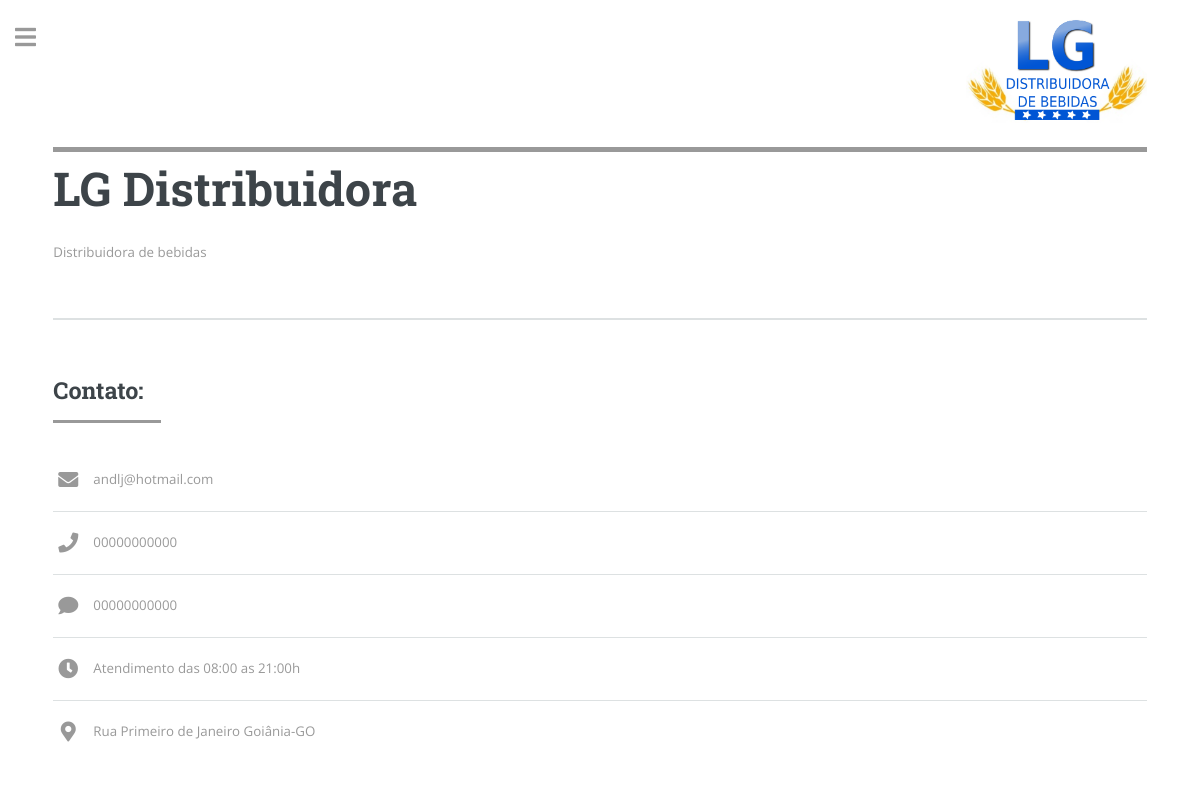
/lgdistribuidora/, run on the app's committed database.
### lg_distribuidora/models.py (models this page shows, shortened)
class dado(models.Model):
    nome_fantasia = models.CharField(max_length=300)
    logomarca = models.ImageField(upload_to='logomarca', null=True, blank=True)
    endereço = models.CharField(max_length=300)
    cidade = models.CharField(max_length=50)
    estado = models.CharField(max_length=50)
    cnpj = models.CharField(max_length=11)
    horario_de_atendimento = models.CharField(max_length=20)
    nome_do_proprietário = models.CharField(max_length=100)
    sobrenome = models.CharField(max_length=100)
    email = models.EmailField()
    telefone_fixo = models.CharField(max_length=11)
    celular_whatsapp = models.CharField(max_length=11)
    breve_descrição_da_empresa = models.TextField()

### lg_distribuidora/views.py (the view)
# urls.py: path('', home_lgdistribuidora),
def home_lgdistribuidora(request):
    lista_dados = dado.objects.all()
    lista_produtos = produto.objects.all()
    lista_serviços = serviço.objects.all()
    data = {
            'dados_gerais': lista_dados,
            'anuncio_produtos': lista_produtos,
            'anuncio_serviços': lista_serviços,
    }
    return render(request, 'index.html', data)

### jc_contabilidade/templates/index.html (shortened to what this page needs)
{% load static %}
<html>
	<head>
		<link rel="stylesheet" href='{% static "assets/css/main.css" %}'/>
	</head>
	<body class="is-preload">
			<div id="wrapper">
					<div id="main">
						<div class="inner">
								<header id="header" >
									<div class="topo">
										{% for item in dados_gerais %}
											<img id="logomarca" src='{{ item.logomarca.url }}' float="left">
										{% endfor %}
									</div>
								</header>
								<section id="banner">
									<div class="content">
										<header>
											<h1>
												{% for item in dados_gerais %}
													<h1>{{ item.nome_fantasia }}</h1>
												{% endfor %}
											</h1>
										</header>
											{% for item in dados_gerais %}
													<p>{{ item.breve_descrição_da_empresa }}</p>
											{% endfor %}
									</div>
								</section>
								<section>
									<header class="major">
										<h2>Contato:</h2>
									</header>
									<ul class="contact">
										{% for item in dados_gerais %}
											<li class="icon solid fa-envelope">{{ item.email }}</li>
											<li class="icon solid fa-phone">{{ item.telefone_fixo }}</li>
											<li class="icon solid fa-comment">{{ item.celular_whatsapp }}</li>
											<li class="icon solid fa-clock">Atendimento das {{  item.horario_de_atendimento }}<br />
											<li class="icon solid fa-map-marker-alt">{{  item.endereço }} {{  item.cidade }}-{{ item.estado }}<br />
										{%endfor%}
									</ul>
								</section>
						</div>
					</div>
			</div>
	</body>
</html>

### data on the page
dado: logomarca (picture), nome_fantasia "LG Distribuidora", breve_descrição_da_empresa "Distribuidora de bebidas", email "andlj@hotmail.com", telefone_fixo "00000000000", celular_whatsapp "00000000000", horario_de_atendimento "08:00 as 21:00h", endereço "Rua Primeiro de Janeiro", cidade "Goiânia", estado "GO"
